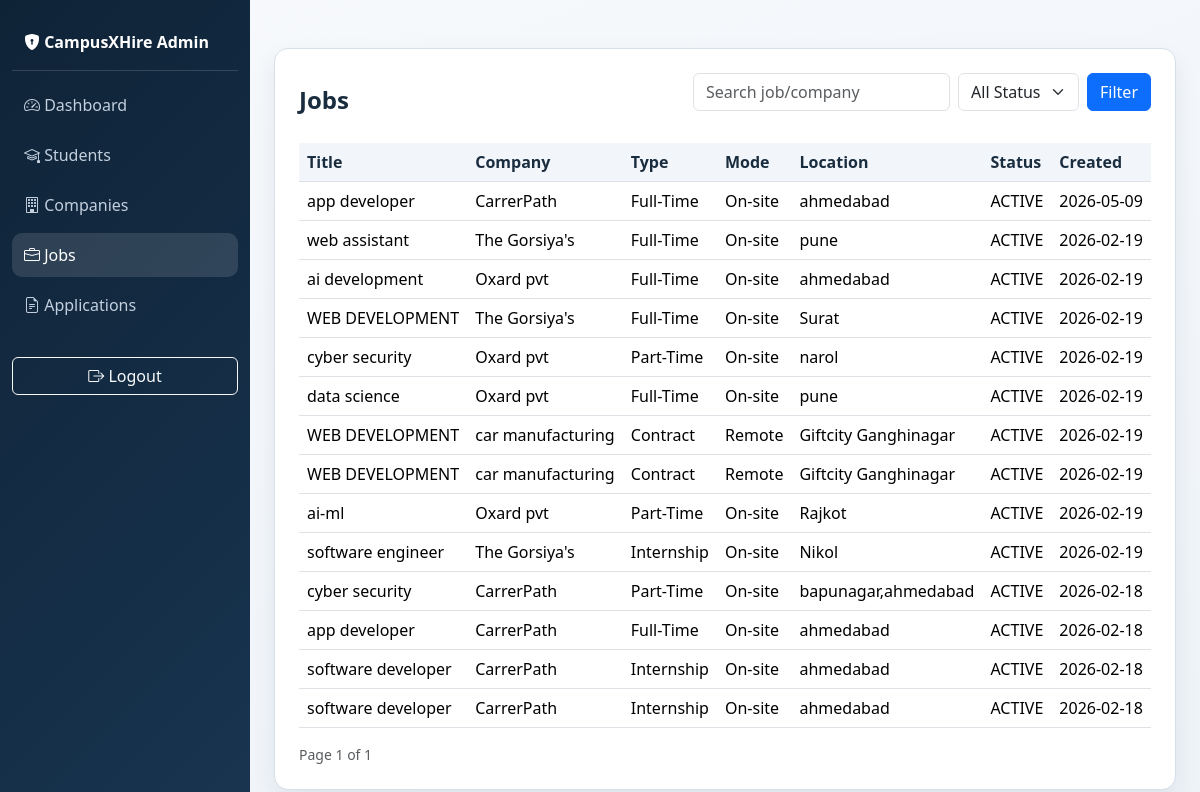
The app's page /admin/jobs (signed in) with its own data.
### app/models/job_post.py (models this page shows, shortened)
class Job(db.Model):
    __tablename__ = "jobs"
    id = db.Column(db.Integer, primary_key=True)
    company_id = db.Column(
        db.Integer,
        db.ForeignKey("companies.id", ondelete="CASCADE"),
        nullable=False
    )
    job_title = db.Column(db.String(150), nullable=False)
    job_type = db.Column(db.String(50), nullable=False)
    work_mode = db.Column(db.String(50), nullable=False)
    location = db.Column(db.String(100))
    experience = db.Column(db.String(50))
    education = db.Column(db.String(100))
    skills = db.Column(db.Text)
    description = db.Column(db.Text)
    salary = db.Column(db.String(50))
    openings = db.Column(db.Integer, default=1)
    selection_process = db.Column(db.Text)
    deadline = db.Column(db.Date)
    status = db.Column(
        db.String(20),
        default="ACTIVE",
        nullable=False
    )
    created_at = db.Column(
        db.DateTime,
        default=datetime.utcnow,
        nullable=False
    )
    company = db.relationship(
        "Company",
        backref=db.backref("jobs", lazy=True),
        passive_deletes=True
    )

### app/models/company.py (models this page shows)
class Company(db.Model):
    __tablename__ = "companies"
    id = db.Column(db.Integer, primary_key=True)
    company_name = db.Column(db.String(200), nullable=False)
    hr_name = db.Column(db.String(120), nullable=False)
    email = db.Column(db.String(120), unique=True, nullable=False)
    mobile_no = db.Column(db.String(10), nullable=False)
    industry_type = db.Column(db.String(100), nullable=False)
    website = db.Column(db.String(200))
    password = db.Column(db.String(200), nullable=False)
    is_verified = db.Column(db.Boolean, default=False)

### app/routes/auth.py (the view, shortened to what this page needs)
@auth_bp.route("/admin/jobs")
@admin_required
def admin_jobs():
    q = (request.args.get("q") or "").strip()
    status = (request.args.get("status") or "").strip()
    page = request.args.get("page", 1, type=int)
    query = Job.query.outerjoin(Company)
    if status:
        query = query.filter(Job.status == status)
    pagination = query.order_by(Job.created_at.desc()).paginate(page=page, per_page=20, error_out=False)
    return render_template(
        "admin/admin_jobs.html",
        pagination=pagination,
        jobs=pagination.items,
        q=q,
        status=status,
    )

### app/routes/auth.py (called while the page is built)
def admin_required(view_func):
    @wraps(view_func)
    def wrapper(*args, **kwargs):
        if not session.get("is_admin"):
            flash("Please login as admin to continue.", "warning")
            return redirect(url_for("auth.admin_login"))
        return view_func(*args, **kwargs)
    return wrapper

### templates/admin/admin_jobs.html (shortened to what this page needs)
﻿{% extends "admin/base.html" %}
{% block content %}
<div class="panel-card p-3 p-md-4">
    <div class="d-flex flex-wrap align-items-center justify-content-between gap-2 mb-3">
        <h4 class="fw-bold mb-0">Jobs</h4>
        <form class="row g-2" method="GET">
            <div class="col-auto"><input class="form-control" type="text" name="q" value="{{ q }}" placeholder="Search job/company"></div>
            <div class="col-auto">
                <select name="status" class="form-select">
                    <option value="">All Status</option>
                </select>
            </div>
            <div class="col-auto"><button class="btn btn-primary">Filter</button></div>
        </form>
    </div>
    <div class="table-responsive">
        <table class="table table-hover align-middle">
            <thead>
                <tr>
                    <th>Title</th><th>Company</th><th>Type</th><th>Mode</th><th>Location</th><th>Status</th><th>Created</th>
                </tr>
            </thead>
            <tbody>
                {% for j in jobs %}
                <tr>
                    <td>{{ j.job_title }}</td>
                    <td>{{ j.company.company_name if j.company else 'N/A' }}</td>
                    <td>{{ j.job_type }}</td>
                    <td>{{ j.work_mode }}</td>
                    <td>{{ j.location }}</td>
                    <td>{{ j.status }}</td>
                    <td>{{ j.created_at.strftime('%Y-%m-%d') if j.created_at else '' }}</td>
                </tr>
                {% else %}
                <tr><td colspan="7" class="text-center text-muted">No jobs found.</td></tr>
                {% endfor %}
            </tbody>
        </table>
    </div>
    <div class="d-flex justify-content-between align-items-center">
        <small class="text-muted">Page {{ pagination.page }} of {{ pagination.pages or 1 }}</small>
    </div>
</div>
{% endblock %}

### static/css/mobile.css (style rules this page uses)
html, body { max-width: 100%; overflow-x: hidden; }
table { width: 100%; }
.table-responsive, .table-container { overflow-x: auto; -webkit-overflow-scrolling: touch; }

### templates/admin/base.html (style rules this page uses)
:root { --primary: #1f4b7a; --secondary: #2f6ea6; --dark: #0f2337; --dark-2: #18344f; --surface: #f7f9fc; --border: #d6e0ea; --text: #1a2d3f; --muted: #5f7388; }
body { font-family: "Segoe UI", Tahoma, Geneva, Verdana, sans-serif; background: linear-gradient(160deg, #f7f9fc 0%, #eef3f8 100%); color: var(--text); }
.panel-card { background: #fff; border: 1px solid var(--border); border-radius: 14px; box-shadow: 0 10px 24px rgba(15, 35, 55, 0.08); }
.table th { background: #f2f6fb; color: var(--text); }

### records on screen
Job: job_title "app developer", company "CarrerPath", job_type "Full-Time", work_mode "On-site", location "ahmedabad", status "ACTIVE", created_at "2026-05-09"
Job: job_title "web assistant", company "The Gorsiya's", job_type "Full-Time", work_mode "On-site", location "pune", status "ACTIVE", created_at "2026-02-19"
Job: job_title "ai development", company "Oxard pvt", job_type "Full-Time", work_mode "On-site", location "ahmedabad", status "ACTIVE", created_at "2026-02-19"
Job: job_title "WEB DEVELOPMENT", company "The Gorsiya's", job_type "Full-Time", work_mode "On-site", location "Surat", status "ACTIVE", created_at "2026-02-19"
Job: job_title "cyber security", company "Oxard pvt", job_type "Part-Time", work_mode "On-site", location "narol", status "ACTIVE", created_at "2026-02-19"
Job: job_title "data science", company "Oxard pvt", job_type "Full-Time", work_mode "On-site", location "pune", status "ACTIVE", created_at "2026-02-19"
Job: job_title "WEB DEVELOPMENT", company "car manufacturing", job_type "Contract", work_mode "Remote", location "Giftcity Ganghinagar", status "ACTIVE", created_at "2026-02-19"
Job: job_title "WEB DEVELOPMENT", company "car manufacturing", job_type "Contract", work_mode "Remote", location "Giftcity Ganghinagar", status "ACTIVE", created_at "2026-02-19"
Job: job_title "ai-ml", company "Oxard pvt", job_type "Part-Time", work_mode "On-site", location "Rajkot", status "ACTIVE", created_at "2026-02-19"
Job: job_title "software engineer", company "The Gorsiya's", job_type "Internship", work_mode "On-site", location "Nikol", status "ACTIVE", created_at "2026-02-19"
Job: job_title "cyber security", company "CarrerPath", job_type "Part-Time", work_mode "On-site", location "bapunagar,ahmedabad", status "ACTIVE", created_at "2026-02-18"
Job: job_title "app developer", company "CarrerPath", job_type "Full-Time", work_mode "On-site", location "ahmedabad", status "ACTIVE", created_at "2026-02-18"
Job: job_title "software developer", company "CarrerPath", job_type "Internship", work_mode "On-site", location "ahmedabad", status "ACTIVE", created_at "2026-02-18"
Job: job_title "software developer", company "CarrerPath", job_type "Internship", work_mode "On-site", location "ahmedabad", status "ACTIVE", created_at "2026-02-18"

### other values on screen
{{ pagination.page }} "1"
{{ pagination.pages or 1 }} "1"
